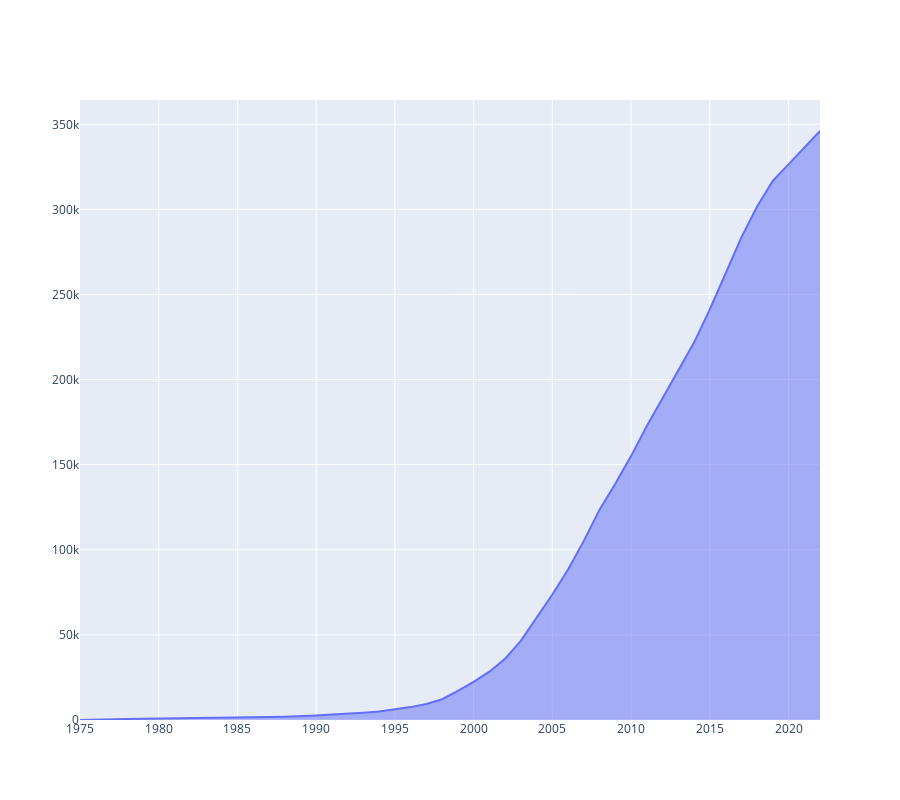

This figure's notebook cell:
### Code cell
import plotly.graph_objects as go

cumulative_counts = []
cumulative_count = 0
for year, count in list(years.items())[::-1]:
    cumulative_count += count
    cumulative_counts.append(cumulative_count)

fig = go.Figure(data=[go.Scatter(x=list(years.keys())[::-1], y=cumulative_counts, mode='lines', stackgroup='one')])
fig.update_layout(
    title='',
)
fig.update_layout(dict( height=800))
pyo.iplot(fig)

### Figure 1 — Plotly figure (JSON) as saved in the notebook; plotly's stock layout.template omitted (floating-point values rounded to 4 significant figures)
{"data": [{"mode": "lines", "stackgroup": "one", "type": "scatter", "x": [1975, 1976, 1977, 1978, 1979, 1980, 1981, 1982, 1983, 1984, 1985, 1986, 1987, 1988, 1989, 1990, 1991, 1992, 1993, 1994, 1995, 1996, 1997, 1998, 1999, 2000, 2001, 2002, 2003, 2004, 2005, 2006, 2007, 2008, 2009, 2010, 2011, 2012, 2013, 2014, 2015, 2016, 2017, 2018, 2019, 2020, 2021, 2022], "y": [51, 373, 533, 634, 747, 826, 918, 1010, 1098, 1222, 1364, 1500, 1723, 1960, 2223, 2710, 3259, 3658, 4302, 4982, 6107, 7574, 9383, 12213, 17057, 22352, 28396, 35993, 46473, 59742, 73708, 88456, 105232, 123592, 138799, 155064, 172754, 189000, 204979, 221741, 241189, 262027, 283409, 301583, 316711, 326452, 336000, 346077]}], "layout": {"height": 800, "title": {"text": ""}}}
